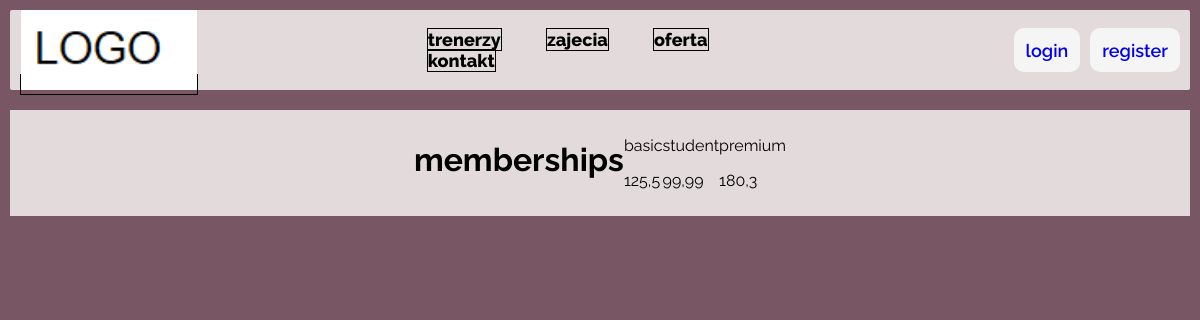
The app's page /users/memberships/, older data.
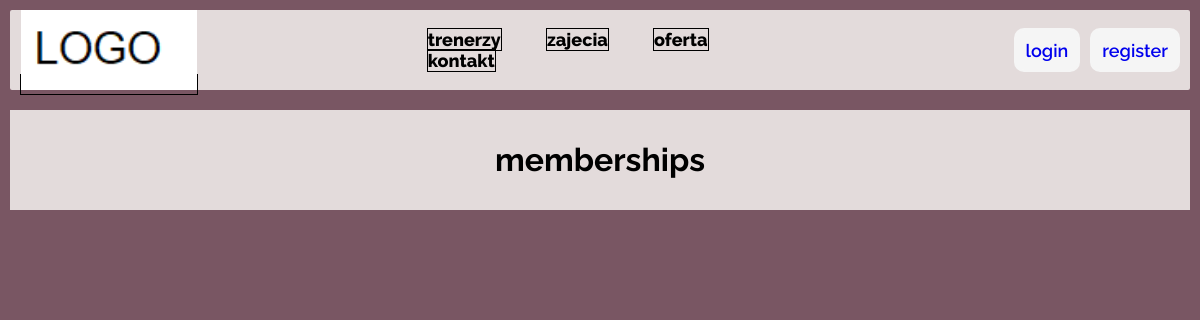
The same page, newer data.
### users/models.py (models this page shows)
class Membership(models.Model):
    name = models.CharField(max_length=50)
    code = models.CharField(max_length=50)
    price = models.FloatField()

### users/views.py (the view)
# urls.py: path("memberships/", views.show_memberships, name="membership"),
def show_memberships(request):
    memberships = Membership.objects.all()
    context = {
        'memberships': memberships,
    }
    return render(request, 'users/memberships.html', context)

### users/templates/users/memberships.html (shortened to what this page needs)
{% extends 'core/index.html' %}
{% block content %}
<h1>memberships</h1>
{% for membership in memberships %}
<div>
    <p>{{membership.name}}</p>
    <p>{{membership.price}}</p>
</div>
{% endfor %}
{% endblock %}

Row changes from the older to the newer data that the page shows:
removed Membership: name "basic", price "125,5"
removed Membership: name "student", price "99,99"
removed Membership: name "premium", price "180,3"
